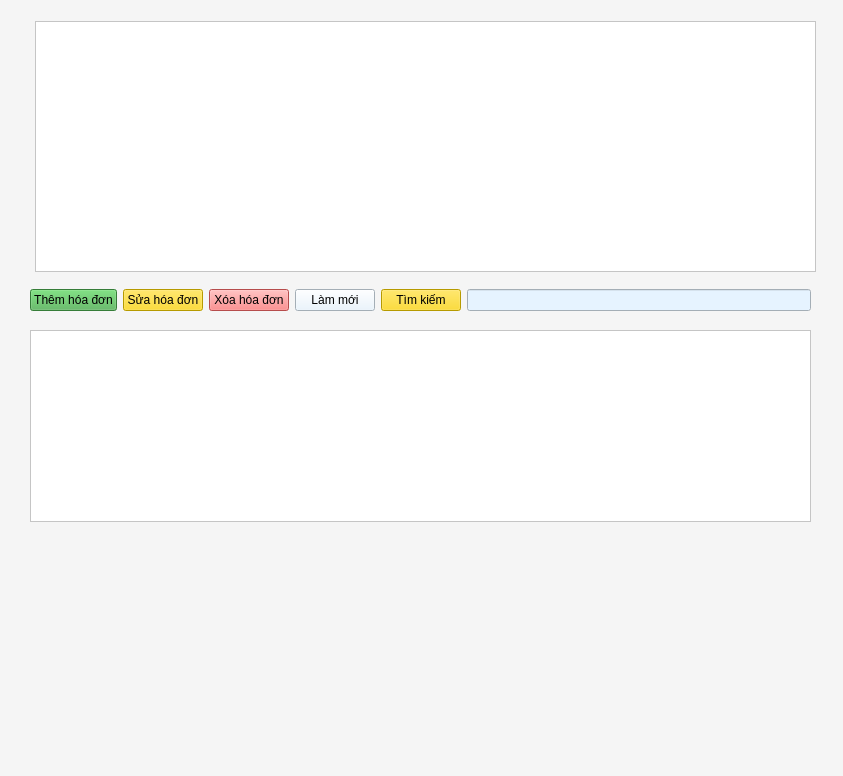
<?xml version="1.0" encoding="UTF-8"?>
<ui version="4.0">
 <class>Form</class>
 <widget class="QWidget" name="Form">
  <property name="geometry">
   <rect>
    <x>0</x>
    <y>0</y>
    <width>843</width>
    <height>776</height>
   </rect>
  </property>
  <property name="windowTitle">
   <string>Hóa đơn</string>
  </property>
  <property name="styleSheet">
   <string>background-color: #F5F5F5; color: black;</string>
  </property>
  <widget class="QTableWidget" name="orderTable">
   <property name="geometry">
    <rect>
     <x>35</x>
     <y>21</y>
     <width>781</width>
     <height>251</height>
    </rect>
   </property>
   <property name="styleSheet">
    <string>background-color: #FFFFFF; color: black; alternate-background-color: #F0F0F0;</string>
   </property>
  </widget>
  <widget class="QTableWidget" name="orderDetailTable">
   <property name="geometry">
    <rect>
     <x>30</x>
     <y>330</y>
     <width>781</width>
     <height>192</height>
    </rect>
   </property>
   <property name="styleSheet">
    <string>background-color: #FFFFFF; color: black; alternate-background-color: #F0F0F0;</string>
   </property>
  </widget>
  <widget class="QWidget" name="horizontalLayoutWidget">
   <property name="geometry">
    <rect>
     <x>30</x>
     <y>280</y>
     <width>781</width>
     <height>41</height>
    </rect>
   </property>
   <layout class="QHBoxLayout" name="horizontalLayout">
    <item>
     <widget class="QPushButton" name="addButton">
      <property name="text">
       <string>Thêm hóa đơn</string>
      </property>
      <property name="styleSheet">
       <string>background-color: #4CAF50; color: black;</string>
      </property>
     </widget>
    </item>
    <item>
     <widget class="QPushButton" name="editButton">
      <property name="text">
       <string>Sửa hóa đơn</string>
      </property>
      <property name="styleSheet">
       <string>background-color: #FFD700; color: black;</string>
      </property>
     </widget>
    </item>
    <item>
     <widget class="QPushButton" name="deleteButton">
      <property name="text">
       <string>Xóa hóa đơn</string>
      </property>
      <property name="styleSheet">
       <string>background-color: #FF6B6B; color: black;</string>
      </property>
     </widget>
    </item>
    <item>
     <widget class="QPushButton" name="refreshButton">
      <property name="text">
       <string>Làm mới</string>
      </property>
      <property name="styleSheet">
       <string>background-color: #E6F3FF; color: black;</string>
      </property>
     </widget>
    </item>
    <item>
     <widget class="QPushButton" name="searchButton">
      <property name="text">
       <string>Tìm kiếm</string>
      </property>
      <property name="styleSheet">
       <string>background-color: #FFD700; color: black;</string>
      </property>
     </widget>
    </item>
    <item>
     <widget class="QLineEdit" name="searchBox">
      <property name="styleSheet">
       <string>background-color: #E6F3FF; color: black;</string>
      </property>
     </widget>
    </item>
   </layout>
  </widget>
 </widget>
 <resources/>
 <connections/>
</ui>
